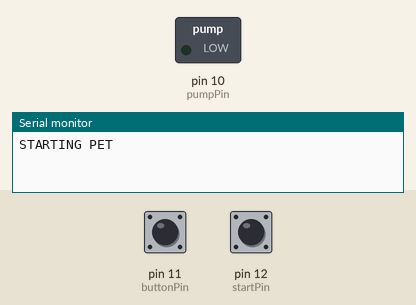
A sketch run on a simulated Arduino Uno, built with avr-gcc and run on an emulated ATmega328P. On the bench: switched loads named in the sketch (green lamp = pin HIGH), the last lines printed to the serial monitor. The inputs (shaded band) are chosen by the test bench; at power-on: pin 12 (startPin) HIGH, pin 11 (buttonPin) HIGH.

Above: at 1.2 s.
1.3 s: pin 12 (startPin) pulled LOW for 0.15 s
At 2.6 s:
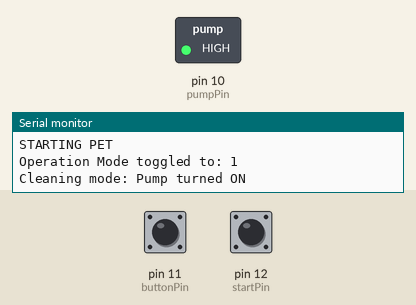
2.9 s: pin 11 (buttonPin) pulled LOW for 0.15 s
4.5 s: pin 12 (startPin) pulled LOW for 1 s
At 6.3 s:
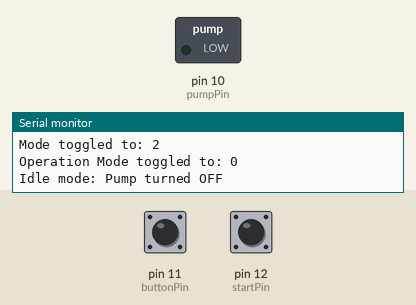
7.0 s: pin 12 (startPin) pulsed LOW 5 times (0.12 s each, 0.3 s apart)
At 11.1 s:
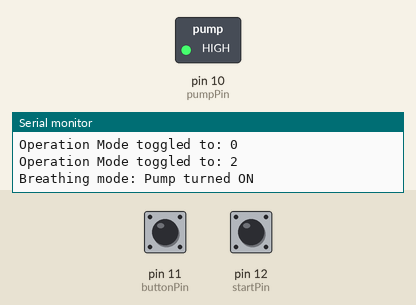
Timing chart, 0 to 12.5 s (numbered marks = the images above; inputs shaded):
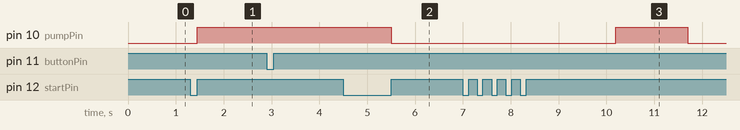

Measured:
- after the input at 1.3 s, pin 10 (pumpPin): LOW → HIGH after 0.15 s
- after the input at 4.5 s, pin 10 (pumpPin): HIGH → LOW after 1.0 s
- after the input at 7.0 s, pin 10 (pumpPin): LOW → HIGH after 3.2 s, → LOW 1.5 s later

The sketch:

pump.ino
```cpp
#define MODE_IDLE 0
#define MODE_CLEANING 1
#define MODE_BREATHING 2
//Pin numbers
const int pumpPin = 10;  // Pin connected to the relay controlling the pump
const int buttonPin = 11; // Pin connected to the push button
const int startPin = 12; //Pin connected to the start push botton
//Variables
int mode = MODE_IDLE;            // Default mode to start the simulation
int start_mode = MODE_CLEANING;
bool pump_on = false;     // track pump state
//timing variables
unsigned long last_check_time = 0;  // Variable to store the last time the pump state was checked
unsigned long nowtime;    // Variable to store the current time

unsigned long button_pressed_time = 0;  // Variable to store the last time the pump state was checked
unsigned long start_button_pressed_time = 0;  // Variable to store the last time the pump state was checked


void setup() {
  Serial.begin(9600);
  pinMode(pumpPin, OUTPUT);
  pinMode(buttonPin, INPUT_PULLUP);
  pinMode(startPin, INPUT_PULLUP);
  // Initialize the pump to be off
  digitalWrite(pumpPin, LOW);

  mode = MODE_IDLE;

  Serial.println("STARTING PET");
}

void loop() {
  // Check the mode when the button is pressed
  if (digitalRead(buttonPin) == LOW) {

    if((millis() - button_pressed_time) > 200)
    {
      button_pressed_time = millis();
      //toggle between cleaning and breathing modes
      if(start_mode == MODE_CLEANING)
      {
        start_mode = MODE_BREATHING;
      }
      else
      {
        start_mode = MODE_CLEANING;
      }

      Serial.print("Mode toggled to: ");
      Serial.println(start_mode);
      //wait untile the nutton is released
      while(digitalRead(buttonPin) == LOW);
    }
  }

    // Check the mode when the button is pressed
  if (digitalRead(startPin) == LOW) {

    if((millis() - start_button_pressed_time) > 200)
    {
      start_button_pressed_time = millis();
      last_check_time = millis();  // Store the current time
      // toggle between idle and last selected mode
      if(mode == MODE_IDLE)
      {
        mode = start_mode;
      }
      else
      {
        mode = MODE_IDLE;
      }

      Serial.print("Operation Mode toggled to: ");
      Serial.println(mode);

      while(digitalRead(startPin) == LOW);
    }
  }
  //Handle different operation modes
  if(mode == MODE_IDLE)
  {
    //Turn off the pump if its in Idle mode
    if(pump_on)
    {
      digitalWrite(pumpPin, LOW);
      pump_on = false;
      Serial.println("Idle mode: Pump turned OFF");
    }
  }
  else if(mode == MODE_CLEANING)
  // Turn on the pump if it's off during cleaning mode
  {
  	if(pump_on == false)
    {
      digitalWrite(pumpPin, HIGH);
      pump_on = true;
      Serial.println("Cleaning mode: Pump turned ON");
    }
  }
  else if(mode == MODE_BREATHING)
  // Toggle the pump state based on breathing mode logic
  {
    if (pump_on == true)
    {
      nowtime = millis();  // Update the current time
      if ((nowtime - last_check_time) >= 1500) //if the pump is currently on and has been for 1.5second
      {
        pump_on = false;
        last_check_time = nowtime;
        digitalWrite(pumpPin, LOW);//turn off
        Serial.println("Breathing mode: Pump turned OFF");
      }
    }
    else
    {
      nowtime = millis();
      if ((nowtime - last_check_time) > 2000) // if the pump is off and at least 2s
      {
        pump_on = true; //turn the pump on
        digitalWrite(pumpPin, HIGH);
        last_check_time = nowtime;
        Serial.println("Breathing mode: Pump turned ON");
      }
    }
  }

}
```
